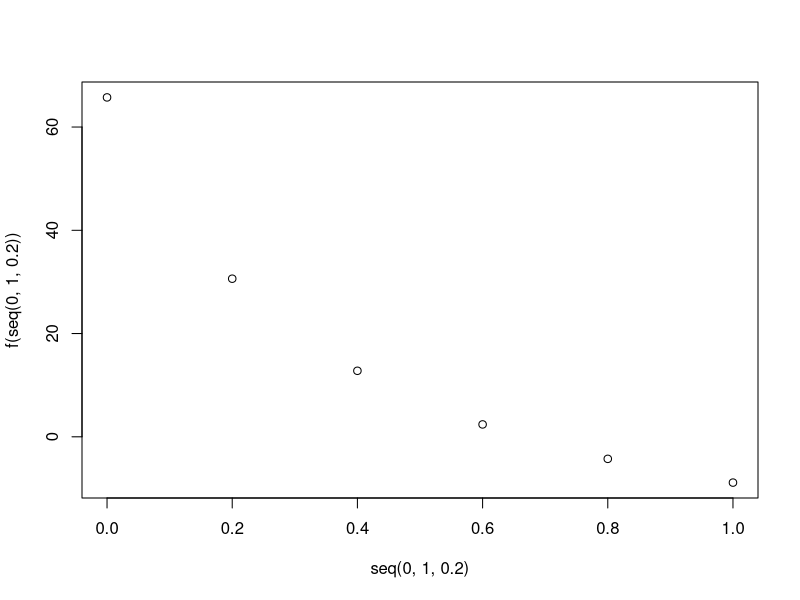

Generate this figure with R:
rm(list=ls())
graphics.off()

g<-function(r){
  g<- 3.65 * ((1 + r) ^ -(1/9)) + 20.31 * ((1 + r) ^ -(3/5)) + 2.92 * ((1 + r) ^ -(10/9)) + 19.58 * ((1 + r) ^ -(8/5)) + 2.19 * ((1 + r) ^ -(19/9)) + 18.85 * ((1 + r) ^ -(13/5)) + 1.46 * ((1 + r) ^ -(28/9)) + 18.12 * ((1 + r) ^ -(18/5)) + 0.73 * ((1 + r) ^ -(37/9)) + 17.43 * ((1 + r) ^ -(23/5))
  return(g)
}

f<-function(r){
  
  van<- (-39.50 + g(r))
  return(van)
}

# -----------------------------------------

FalsaPosicion<-function(po,p1,tol,n){
  
  #PASO 1
  i=2
  qo=f(po)
  q1=f(p1)
  
  #PASO 2
  while(i<=n){
    
    #PASO 3
     p= p1 - q1*(p1-po)/(q1-qo)
    # PASO 4
     if(abs(p-p1)<tol ){
       return(p)
       
       
     }
     #PASO 5
     i = i+1
     q=f(p)
     # PASO 6
     if(q*q1 < 0){
       po= p1
       qo=q1
       
     }
     # PASO 7
     p1 =p
     q1=q
  }
#PASO 8
  return(paste("El método falló depués de: " , n , " iteraciones."))
  
}

plot(seq(0,1,0.2),f(seq(0,1,0.2)))

# # LOS PARÁMETROS DEL MODELO SON :  (0.6,0.7,10^-6,100)

(FalsaPosicion(0.6,0.7,10^-6,100))
